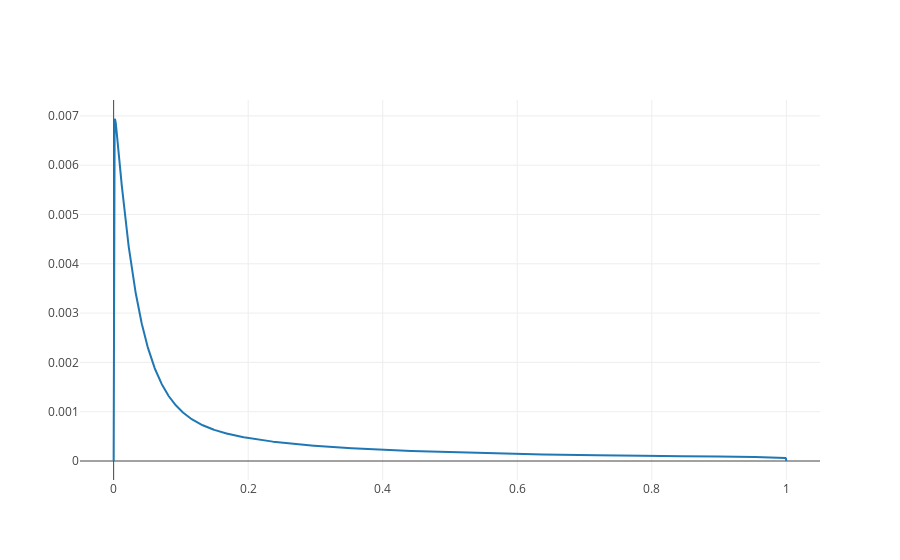

Notebook code for this chart:
### Code cell
fig= [go.Scatter(
    x= np.linspace(0,1,freq_matrix.shape[0]),
    y= seg_total_matrix
)]

layout= go.Layout(
    xaxis= dict(
        range= [-0.05,1.05]
    )
)

figure= go.Figure(data= fig,layout= layout)
iplot(figure)

### Figure 1 — Plotly figure (JSON) as saved in the notebook; plotly's stock layout.template omitted (floating-point values rounded to 4 significant figures; data arrays with more than 128 entries replaced by an {"elided": "..."} marker saying what was removed)
{"data": [{"type": "scatter", "uid": "d1879c6d-fc25-465f-bf5d-588863c43dd5", "x": {"elided": "2000 float values"}, "y": {"elided": "2000 float values"}}], "layout": {"xaxis": {"range": [-0.05, 1.05]}}}
